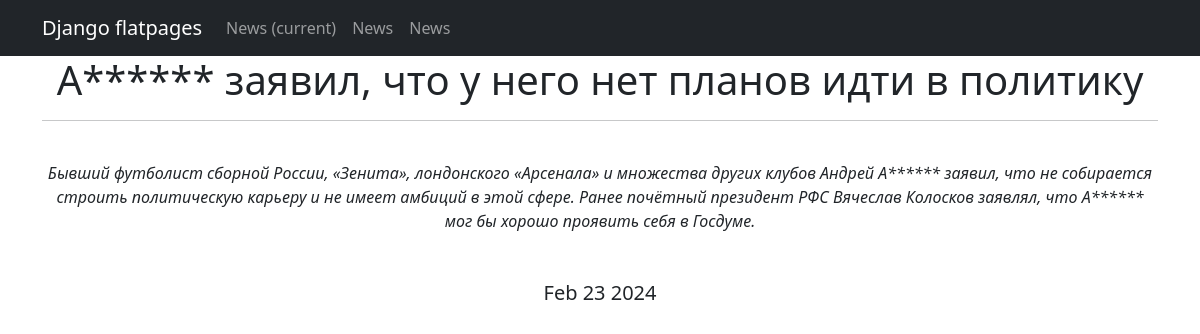
The page /news/2 on the database its author committed.
### news/models.py (models this page shows, shortened)
class Post(models.Model):
    author = models.ForeignKey(Author, on_delete=models.CASCADE)
    post_type = models.CharField(max_length=2, choices=POST_TYPES, default=news)
    date_in = models.DateTimeField(auto_now_add=True)
    category = models.ManyToManyField(Category, through='PostCategory')
    title = models.CharField(max_length=255)
    text = models.TextField()
    rating = models.IntegerField(default=0)

### news/views.py (the view)
# urls.py: path('<int:pk>', PostDetail.as_view()),
class PostDetail(DetailView):
    model = Post
    template_name = 'post.html'
    context_object_name = 'post'
    def get_context_data(self, **kwargs):
        context = super().get_context_data(**kwargs)
        context['time_now'] = datetime.utcnow()
        return context

### news/templatetags/custom_filters.py (called while the page is built)
@register.filter()
def censor(text):
    for w in words:
        text = text.replace(w[1:], '*' * len(w[1:]))
    return text

### templates/post.html (shortened to what this page needs)
{% extends 'main.html' %}
{% load custom_filters %}
{% block content %}
<h1>{{ post.title|censor }}</h1>
<hr />
<br>
<i>{{ post.text|censor }}</i>
<br>
<br>
<br>
<h5>{{ post.date_in|date:'M d Y' }}</h5>
{% endblock content %}

### rows shown on the page
Post: title|censor "А****** заявил, что у него нет планов идти в политику", text|censor "Бывший футболист сборной России, «Зенита», лондонского «Арсенала» и множества других клубов Андрей А****** заявил, что не собирается строить политическую карьеру и не имеет амбиций в этой сфере. Ранее почётный президент РФС Вячеслав Колосков заявлял, что А****** мог бы хорошо проявить себя в Госдуме.", date_in "Feb 23 2024"
